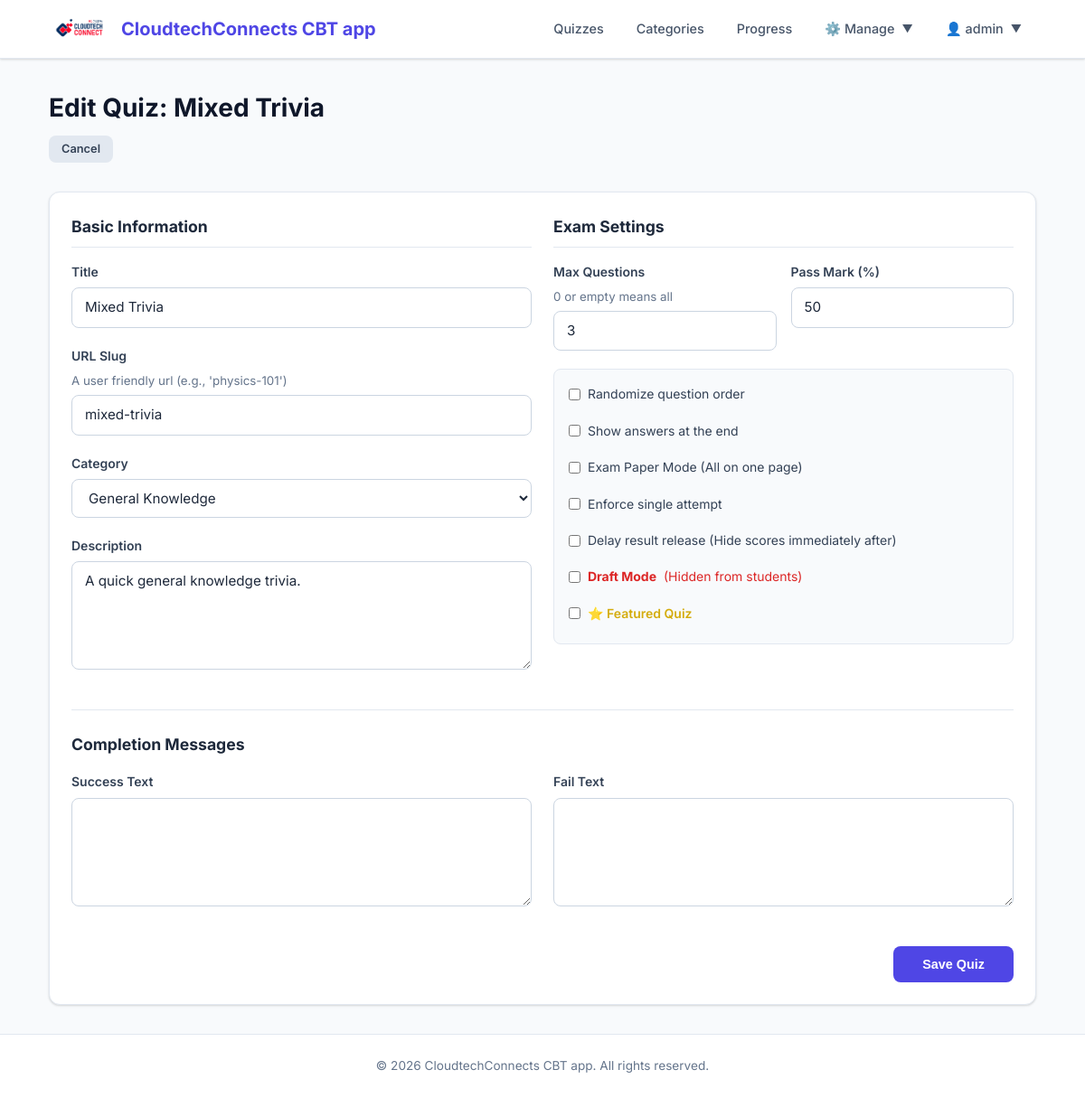
Page /manage/quiz/mixed-trivia/edit/ (signed in) on the committed database.
### apps/quiz/models.py (models this page shows, shortened)
class Quiz(models.Model):
    title = models.CharField(max_length=60, verbose_name='Title')
    description = models.TextField(
        blank=True,
        help_text='A description of the quiz.',
    )
    url = models.SlugField(
        max_length=60,
        unique=True,
        help_text='A user-friendly URL slug.',
        verbose_name='URL',
    )
    category = models.ForeignKey(
        Category,
        on_delete=models.SET_NULL,
        null=True,
        blank=True,
        related_name='quizzes',
    )
    image = models.ImageField(
        upload_to='quiz_images/',
        blank=True,
        null=True,
        help_text='An optional image for the quiz.',
    )
    random_order = models.BooleanField(
        default=False,
        verbose_name='Random Order',
        help_text='Display the questions in a random order each time?',
    )
    max_questions = models.PositiveIntegerField(
        blank=True,
        null=True,
        verbose_name='Max Questions',
        help_text='Number of questions to show (random subset). '
                  'Leave blank to show all.',
    )
    time_limit = models.PositiveIntegerField(
        blank=True,
        null=True,
        verbose_name='Time Limit (minutes)',
        help_text='Time limit for the quiz in minutes. Leave blank for no limit.',
    )
    answers_at_end = models.BooleanField(
        default=False,
        verbose_name='Answers at End',
        help_text='Show correct answers only after quiz completion?',
    )
    hide_results = models.BooleanField(
        default=False,
        verbose_name='Hide Results',
        help_text='If yes, the user will not see their score or marked answers upon completion. '
                  'Useful for standard exams where results are released later.',
    )
    exam_paper = models.BooleanField(
        default=False,
        verbose_name='Exam Paper',
        help_text='If yes, the result of each attempt is stored. '
                  'Necessary for marking.',
    )
    single_attempt = models.BooleanField(
        default=False,
        verbose_name='Single Attempt',
        help_text='If yes, only one attempt per user is allowed.',
    )
    pass_mark = models.SmallIntegerField(
        default=0,
        verbose_name='Pass Mark (%)',
        help_text='Percentage required to pass. 0 means no pass mark.',
        validators=[MinValueValidator(0), MaxValueValidator(100)],
    )
    success_text = models.TextField(
        blank=True,
        verbose_name='Success Text',
        help_text='Displayed if the user passes.',
    )
    fail_text = models.TextField(
        blank=True,
        verbose_name='Fail Text',
        help_text='Displayed if the user fails.',
    )
    draft = models.BooleanField(
        default=False,
        verbose_name='Draft',
        help_text='If yes, the quiz is not publicly visible.',
    )
    featured = models.BooleanField(
        default=False,
        verbose_name='Featured',
        help_text='If yes, this quiz will be the ONLY one visible to students.',
    )
    class Meta:
        verbose_name = 'Quiz'
        verbose_name_plural = 'Quizzes'
        ordering = ['title']
        permissions = (
            ('view_sittings', 'Can see completed exams.'),
        )

### apps/quiz/views.py (the view, shortened to what this page needs)
# urls.py: path('manage/quiz/<slug:slug>/edit/', views.QuizUpdateView.as_view(), name='quiz_update'),
class QuizUpdateView(LoginRequiredMixin, PermissionRequiredMixin, UpdateView):
    model = Quiz
    form_class = QuizForm
    template_name = 'quiz/admin/quiz_form.html'
    permission_required = 'quiz.change_quiz'
    slug_field = 'url'
    slug_url_kwarg = 'slug'
    def get_context_data(self, **kwargs):
        context = super().get_context_data(**kwargs)
        context['title'] = f'Edit Quiz: {self.object.title}'
        return context

### apps/quiz/forms.py
class QuizForm(forms.ModelForm):
    class Meta:
        model = Quiz
        fields = [
            'title', 'description', 'url', 'category', 'random_order',
            'max_questions', 'answers_at_end', 'exam_paper', 'single_attempt',
            'pass_mark', 'success_text', 'fail_text', 'draft', 'hide_results',
            'featured'
        ]
        widgets = {
            'description': forms.Textarea(attrs={'rows': 3}),
            'success_text': forms.Textarea(attrs={'rows': 2}),
            'fail_text': forms.Textarea(attrs={'rows': 2}),
        }
    def __init__(self, *args, **kwargs):
        super().__init__(*args, **kwargs)
        for field in self.fields.values():
            if not isinstance(field.widget, (forms.CheckboxInput, forms.RadioSelect)):
                field.widget.attrs['class'] = 'form-control'

### apps/quiz/context_processors.py (called while the page is built)
def quiz_context(request):
    featured_quiz = Quiz.objects.filter(featured=True, draft=False).first()
    return {
        'featured_quiz': featured_quiz,
        'is_student': not request.user.is_staff if request.user.is_authenticated else True
    }

### apps/quiz/models.py (called while the page is built)
    def __str__(self):
        return self.name

### templates/quiz/admin/quiz_form.html (shortened to what this page needs)
{% extends 'base.html' %}
{% block content %}
<div class="page-header mt-4">
    <h1>{{ title }}</h1>
    <a href="{% if quiz %}{% url 'quiz:quiz_admin_detail' quiz.url %}{% else %}{% url 'quiz:quiz_list' %}{% endif %}" class="btn btn-secondary btn-sm">Cancel</a>
</div>
<div class="card mt-4">
    <div class="card-body">
        <form method="post" enctype="multipart/form-data">
            <div style="display: grid; grid-template-columns: 1fr 1fr; gap: 1.5rem; margin-bottom: 1.5rem;">
                <div>
                    <h3 style="font-size: 1.1rem; margin-bottom: 1rem; border-bottom: 1px solid var(--gray-200); padding-bottom: 0.5rem;">Basic Information</h3>
                    <div class="form-group">
                        <label for="{{ form.title.id_for_label }}">Title</label>
                        {{ form.title }}
                    </div>
                    <div class="form-group">
                        <label for="{{ form.url.id_for_label }}">URL Slug</label>
                        <small style="display: block; color: var(--gray-500); margin-bottom: 0.25rem;">A user friendly url (e.g., 'physics-101')</small>
                        {{ form.url }}
                    </div>
                    <div class="form-group">
                        <label for="{{ form.category.id_for_label }}">Category</label>
                        {{ form.category }}
                    </div>
                    <div class="form-group">
                        <label for="{{ form.description.id_for_label }}">Description</label>
                        {{ form.description }}
                    </div>
                </div>
                <div>
                    <h3 style="font-size: 1.1rem; margin-bottom: 1rem; border-bottom: 1px solid var(--gray-200); padding-bottom: 0.5rem;">Exam Settings</h3>
                    <div style="display: grid; grid-template-columns: 1fr 1fr; gap: 1rem;">
                        <div class="form-group">
                            <label for="{{ form.max_questions.id_for_label }}">Max Questions</label>
                            <small style="display: block; color: var(--gray-500); margin-bottom: 0.25rem;">0 or empty means all</small>
                            {{ form.max_questions }}
                        </div>
                        <div class="form-group">
                            <label for="{{ form.pass_mark.id_for_label }}">Pass Mark (%)</label>
                            {{ form.pass_mark }}
                        </div>
                    </div>
                    <div class="form-group" style="padding: 1rem; background: var(--gray-50); border-radius: var(--radius); border: 1px solid var(--gray-200);">
                        <div style="display: flex; flex-direction: column; gap: 0.75rem;">
                            <label style="display: flex; align-items: center; gap: 0.5rem; cursor: pointer; font-weight: normal;">
                                {{ form.random_order }} Randomize question order
                            </label>
                            <label style="display: flex; align-items: center; gap: 0.5rem; cursor: pointer; font-weight: normal;">
                                {{ form.answers_at_end }} Show answers at the end
                            </label>
                            <label style="display: flex; align-items: center; gap: 0.5rem; cursor: pointer; font-weight: normal;">
                                {{ form.exam_paper }} Exam Paper Mode (All on one page)
                            </label>
                            <label style="display: flex; align-items: center; gap: 0.5rem; cursor: pointer; font-weight: normal;">
                                {{ form.single_attempt }} Enforce single attempt
                            </label>
                            <label style="display: flex; align-items: center; gap: 0.5rem; cursor: pointer; font-weight: normal;">
                                {{ form.hide_results }} Delay result release (Hide scores immediately after)
                            </label>
                            <label style="display: flex; align-items: center; gap: 0.5rem; cursor: pointer; font-weight: normal; color: var(--danger);">
                                {{ form.draft }} <strong>Draft Mode</strong> (Hidden from students)
                            </label>
                            <label style="display: flex; align-items: center; gap: 0.5rem; cursor: pointer; font-weight: 600; color: #d4ac0d;">
                                {{ form.featured }} ⭐ Featured Quiz
                            </label>
                        </div>
                    </div>
                </div>
            </div>
            <div style="border-top: 1px solid var(--gray-200); margin-bottom: 1.5rem; padding-top: 1.5rem;">
                <h3 style="font-size: 1.1rem; margin-bottom: 1rem;">Completion Messages</h3>
                <div style="display: grid; grid-template-columns: 1fr 1fr; gap: 1.5rem;">
                    <div class="form-group">
                        <label for="{{ form.success_text.id_for_label }}">Success Text</label>
                        {{ form.success_text }}
                    </div>
                    <div class="form-group">
                        <label for="{{ form.fail_text.id_for_label }}">Fail Text</label>
                        {{ form.fail_text }}
                    </div>
                </div>
            </div>
            <div style="display: flex; justify-content: flex-end;">
                <button type="submit" class="btn btn-primary" style="padding-left: 2rem; padding-right: 2rem;">Save Quiz</button>
            </div>
        </form>
    </div>
</div>
{% endblock %}

### templates/includes/_nav.html (shortened to what this page needs)
{% load static %}
<nav class="navbar">
    <div class="container">
        <a href="{% url 'quiz:quiz_list' %}" class="navbar-brand" style="display: flex; align-items: center; gap: 0.75rem;">
            <img src="{% static 'img/logo.png' %}" alt="Logo" style="height: 40px; width: auto;">
            <span>CloudtechConnects CBT app</span>
        </a>
        <ul class="navbar-nav">
            {% if not featured_quiz or not is_student %}
                <li><a href="{% url 'quiz:quiz_list' %}">Quizzes</a></li>
                <li><a href="{% url 'quiz:category_list' %}">Categories</a></li>
            {% endif %}
            {% if user.is_authenticated %}
                {% if not featured_quiz or not is_student %}
                    <li><a href="{% url 'quiz:progress' %}">Progress</a></li>
                {% endif %}
                {% if perms.quiz.add_quiz or perms.quiz.view_sittings %}
                    <li class="dropdown">
                        <a href="javascript:void(0)" class="dropdown-trigger" style="display: flex; align-items: center; gap: 0.5rem;" onclick="this.nextElementSibling.classList.toggle('show')">
                            ⚙️ Manage <small>▼</small>
                        </a>
                    </li>
                {% endif %}
                <li class="dropdown">
                    <a href="javascript:void(0)" class="dropdown-trigger" style="display: flex; align-items: center; gap: 0.5rem;" onclick="this.nextElementSibling.classList.toggle('show')">
                        👤 {{ user.username }} <small>▼</small>
                    </a>
                </li>
            {% else %}
                <li><a href="{% url 'accounts:login' %}">Login</a></li>
                <li><a href="{% url 'accounts:register' %}" class="btn btn-primary btn-sm">Sign Up</a></li>
            {% endif %}
        </ul>
    </div>
</nav>

### static/css/style.css (style rules this page uses)
:root { --primary: #4f46e5; --primary-hover: #4338ca; --primary-light: #e0e7ff; --secondary: #0f172a; --success: #16a34a; --success-light: #dcfce7; --danger: #dc2626; --danger-light: #fee2e2; --warning: #f59e0b; --warning-light: #fef3c7; --info: #0284c7; --info-light: #e0f2fe; --gray-50: #f8fafc; --gray-100: #f1f5f9; --gray-200: #e2e8f0; --gray-300: #cbd5e1; --gray-400: #94a3b8; --gray-500: #64748b; --gray-600: #475569; --gray-700: #334155; --gray-800: #1e293b; --gray-900: #0f172a; --white: #ffffff; --radius: 8px; --radius-lg: 12px; --shadow: 0 1px 3px rgba(0, 0, 0, 0.1), 0 1px 2px rgba(0, 0, 0, 0.06); --shadow-md: 0 4px 6px rgba(0, 0, 0, 0.07), 0 2px 4px rgba(0, 0, 0, 0.06); --shadow-lg: 0 10px 15px rgba(0, 0, 0, 0.1), 0 4px 6px rgba(0, 0, 0, 0.05); --transition: all 0.2s ease; }
*, *::before, *::after { box-sizing: border-box; margin: 0; padding: 0; }
body { font-family: "Inter", -apple-system, BlinkMacSystemFont, "Segoe UI", Roboto, sans-serif; font-size: 16px; line-height: 1.6; color: var(--gray-800); background-color: var(--gray-50); min-height: 100vh; display: flex; flex-direction: column; }
a { color: var(--primary); text-decoration: none; transition: var(--transition); }
img { max-width: 100%; height: auto; }
.container { width: 100%; max-width: 1140px; margin: 0 auto; padding: 0 1.5rem; }
.navbar { background: var(--white); border-bottom: 1px solid var(--gray-200); padding: 0.75rem 0; position: sticky; top: 0; z-index: 100; box-shadow: var(--shadow); }
.navbar .container { display: flex; align-items: center; justify-content: space-between; }
.navbar-brand { font-size: 1.25rem; font-weight: 700; color: var(--primary); display: flex; align-items: center; gap: 0.5rem; }
.navbar-nav { display: flex; align-items: center; gap: 0.25rem; list-style: none; }
.navbar-nav a { display: inline-block; padding: 0.5rem 1rem; border-radius: var(--radius); color: var(--gray-600); font-weight: 500; font-size: 0.9rem; transition: var(--transition); }
.dropdown { position: relative; display: inline-block; }
.btn { display: inline-flex; align-items: center; justify-content: center; gap: 0.5rem; padding: 0.625rem 1.25rem; font-size: 0.9rem; font-weight: 600; border-radius: var(--radius); border: none; cursor: pointer; transition: var(--transition); text-decoration: none; line-height: 1.4; }
.btn-primary { background: var(--primary); color: var(--white); }
.btn-secondary { background: var(--gray-200); color: var(--gray-700); }
.btn-sm { padding: 0.375rem 0.875rem; font-size: 0.8rem; }
.card { background: var(--white); border: 1px solid var(--gray-200); border-radius: var(--radius-lg); box-shadow: var(--shadow); overflow: hidden; transition: var(--transition); }
.card-body { padding: 1.5rem; }
.form-group { margin-bottom: 1.25rem; }
.form-group label { display: block; font-weight: 600; font-size: 0.875rem; color: var(--gray-700); margin-bottom: 0.375rem; }
.form-control { display: block; width: 100%; padding: 0.625rem 0.875rem; font-size: 0.95rem; font-family: inherit; color: var(--gray-800); background: var(--white); border: 1px solid var(--gray-300); border-radius: var(--radius); transition: var(--transition); line-height: 1.5; }
textarea.form-control { min-height: 120px; resize: vertical; }
.page-header { margin-bottom: 2rem; }
.page-header h1 { font-size: 1.75rem; font-weight: 700; color: var(--gray-900); margin-bottom: 0.5rem; }

### rows in the picture
Quiz: title "Mixed Trivia", url "mixed-trivia", category "General Knowledge", description "A quick general knowledge trivia.", max_questions "3", pass_mark "50"

### other values in the picture
{{ user.username }} "admin"
{{ title }} "Edit Quiz: Mixed Trivia"
